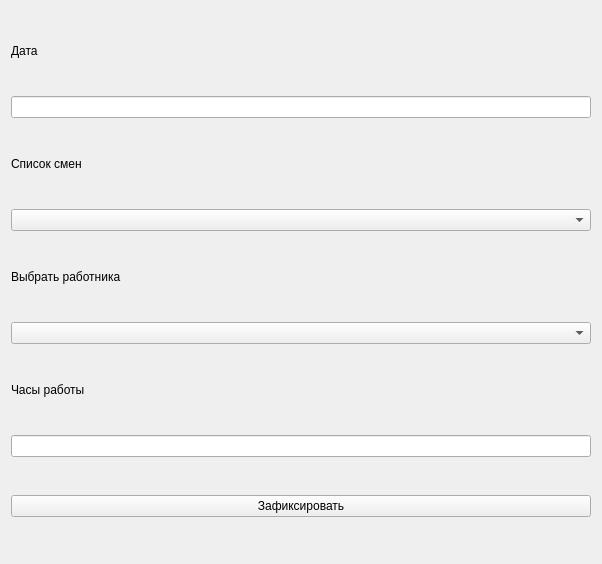
<?xml version="1.0" encoding="UTF-8"?>
<ui version="4.0">
 <class>Form</class>
 <widget class="QWidget" name="Form">
  <property name="geometry">
   <rect>
    <x>0</x>
    <y>0</y>
    <width>602</width>
    <height>564</height>
   </rect>
  </property>
  <property name="windowTitle">
   <string>Form</string>
  </property>
  <layout class="QVBoxLayout" name="verticalLayout">
   <item>
    <widget class="QLabel" name="label">
     <property name="maximumSize">
      <size>
       <width>16777215</width>
       <height>15</height>
      </size>
     </property>
     <property name="text">
      <string>Дата</string>
     </property>
    </widget>
   </item>
   <item>
    <widget class="QLineEdit" name="line_date"/>
   </item>
   <item>
    <widget class="QLabel" name="label_2">
     <property name="maximumSize">
      <size>
       <width>16777215</width>
       <height>15</height>
      </size>
     </property>
     <property name="text">
      <string>Список смен</string>
     </property>
    </widget>
   </item>
   <item>
    <widget class="QComboBox" name="combo_shift"/>
   </item>
   <item>
    <widget class="QLabel" name="label_4">
     <property name="maximumSize">
      <size>
       <width>16777215</width>
       <height>15</height>
      </size>
     </property>
     <property name="text">
      <string>Выбрать работника</string>
     </property>
    </widget>
   </item>
   <item>
    <widget class="QComboBox" name="combo_worker"/>
   </item>
   <item>
    <widget class="QLabel" name="label_3">
     <property name="maximumSize">
      <size>
       <width>16777215</width>
       <height>15</height>
      </size>
     </property>
     <property name="text">
      <string>Часы работы</string>
     </property>
    </widget>
   </item>
   <item>
    <widget class="QLineEdit" name="line_hours"/>
   </item>
   <item>
    <widget class="QPushButton" name="btn_save">
     <property name="text">
      <string>Зафиксировать</string>
     </property>
    </widget>
   </item>
  </layout>
 </widget>
 <resources/>
 <connections/>
</ui>
